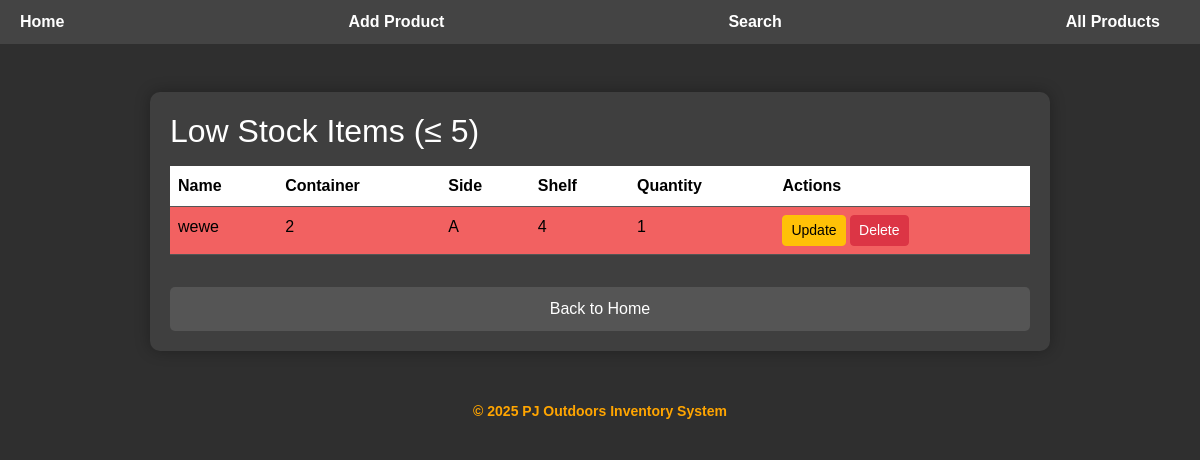
Page /low-stock on the earlier database version.
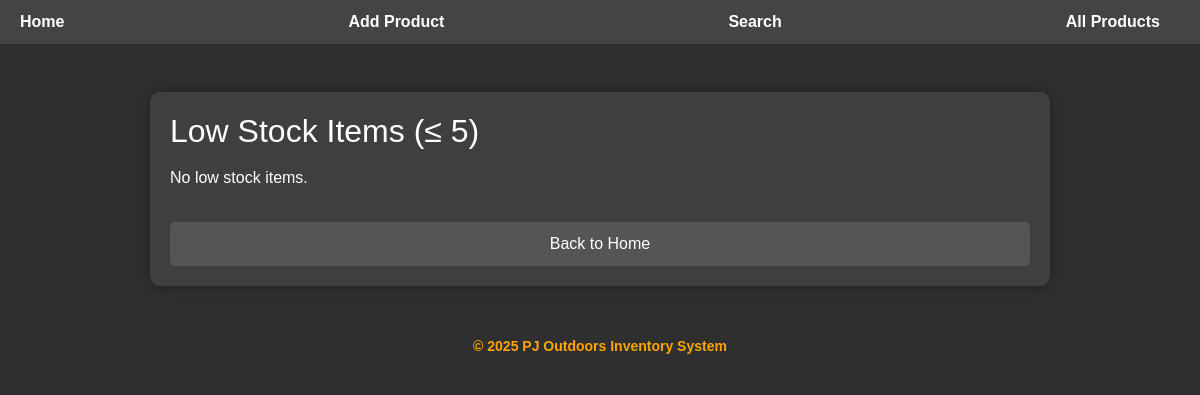
Same page on the later database version.
### tables this page shows
CREATE TABLE products (
            id INTEGER PRIMARY KEY AUTOINCREMENT,
            name TEXT NOT NULL,
            container INTEGER NOT NULL,
            side TEXT NOT NULL,
            shelf INTEGER NOT NULL,
            quantity INTEGER
        );

### app.py (the view)
@app.route('/low-stock')
def low_stock_page():
    conn = sqlite3.connect(DB_FILE)
    conn.row_factory = dict_factory
    c = conn.cursor()
    c.execute('SELECT * FROM products WHERE quantity <= 2 ORDER BY container, shelf')
    products = c.fetchall()
    conn.close()
    return render_template('low_stock.html', products=products)

### app.py (called while the page is built)
def dict_factory(cursor, row):
    return {col[0]: row[idx] for idx, col in enumerate(cursor.description)}

### templates/low_stock.html (shortened to what this page needs)
<!DOCTYPE html>
<html lang="en">
<head>
    <link rel="stylesheet" href="/static/style.css">
    <link href="https://cdn.jsdelivr.net/npm/bootstrap@5.3.2/dist/css/bootstrap.min.css" rel="stylesheet">
</head>
<body>
<div class="navbar">
    <a href="/">Home</a>
    <a href="/add">Add Product</a>
    <a href="/search">Search</a>
    <a href="/index">All Products</a>
</div>
<div class="container mt-5">
    <div class="container-card">
        <h2 class="mb-3">Low Stock Items (≤ 5)</h2>
        {% if products %}
        <table class="table table-striped mt-3">
            <thead>
                <tr>
                    <th>Name</th>
                    <th>Container</th>
                    <th>Side</th>
                    <th>Shelf</th>
                    <th>Quantity</th>
                    <th>Actions</th>
                </tr>
            </thead>
            <tbody>
                {% for p in products %}
                <tr class="low-stock">
                    <td>{{ p['name'] }}</td>
                    <td>{{ p['container'] }}</td>
                    <td>{{ p['side'] }}</td>
                    <td>{{ p['shelf'] }}</td>
                    <td>{{ p['quantity'] }}</td>
                    <td>
                        <a class="btn btn-sm btn-warning" href="/update/{{ p['id'] }}">Update</a>
                        <form action="/delete/{{ p['id'] }}" method="POST" style="display:inline;">
                            <button class="btn btn-sm btn-danger" type="submit" onclick="return confirm('Delete this product?')">Delete</button>
                        </form>
                    </td>
                </tr>
                {% endfor %}
            </tbody>
        </table>
        {% else %}
        <p>No low stock items.</p>
        {% endif %}
        <a class="btn-back mt-3" href="/">Back to Home</a>
    </div>
</div>
<footer>
    &copy; 2025 PJ Outdoors Inventory System
</footer>
</body>
</html>

Differences in the rows shown:
removed products: name "wewe", container "2", side "A", shelf "4", quantity "1"
Other differences:
text no longer shown: "Name Container Side Shelf Quantity Actions"
text now shown: "No low stock items."
